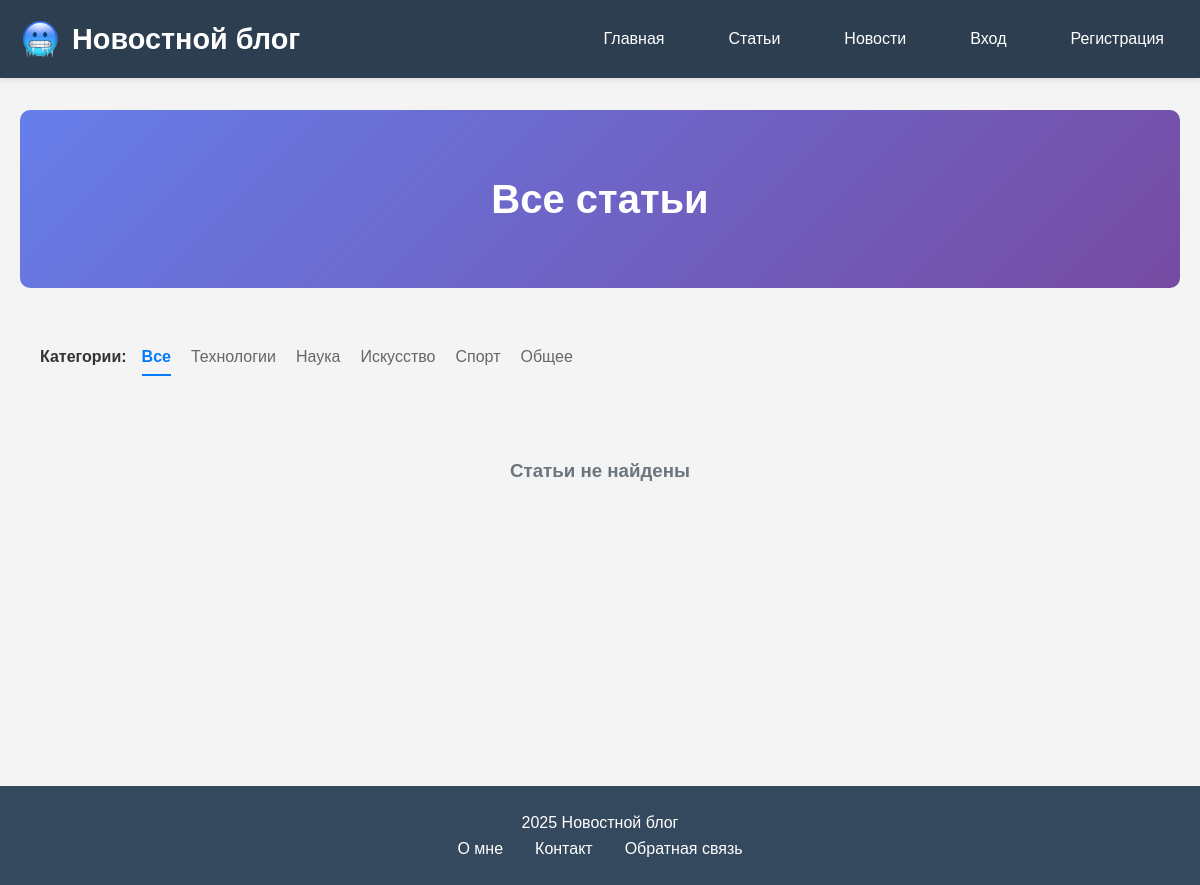
The app's page /articles/, older data.
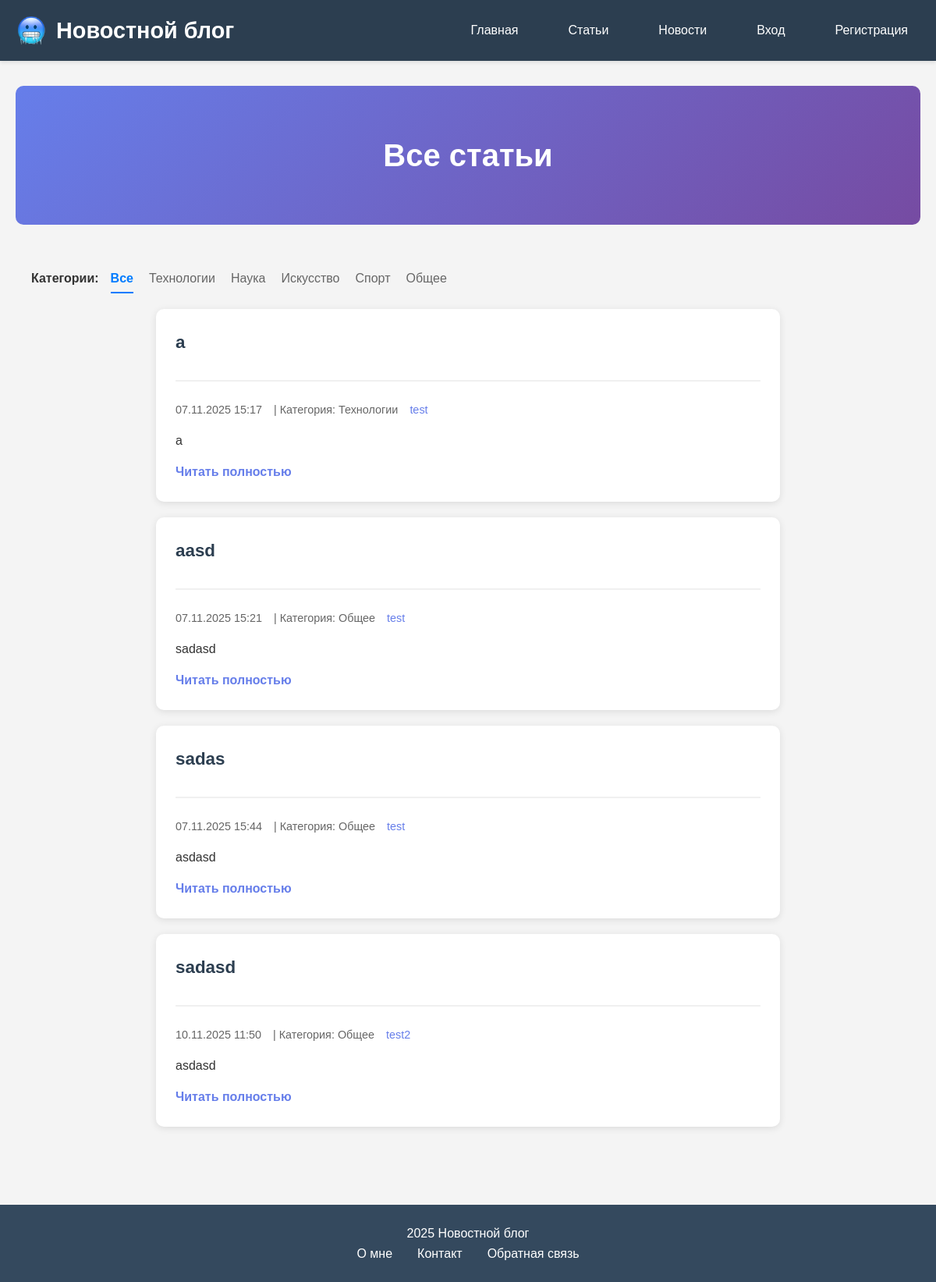
The same page, newer data.
### main/models.py (models this page shows, shortened)
class Article(models.Model):
    CATEGORY_CHOICES = [
        ('technology', 'Технологии'),
        ('science', 'Наука'),
        ('art', 'Искусство'),
        ('sports', 'Спорт'),
        ('general', 'Общее'),
    ]
    title = models.CharField(max_length=200)
    text = models.TextField()
    created_date = models.DateTimeField(default=timezone.now)
    user = models.ForeignKey(User, on_delete=models.CASCADE, related_name='articles')
    category = models.CharField(
        max_length=50,
        choices=CATEGORY_CHOICES,
        default='general'
    )

### main/views.py (the view)
# urls.py: path('articles/', views.articles_list, name='articles_list'),
def articles_list(request, category=None):
    if category:
        articles = Article.objects.filter(category=category)
    else:
        articles = Article.objects.all()
    return render(request, 'main/articles_list.html', {
        'articles': articles,
        'current_category': category
    })

### main/templates/main/articles_list.html (shortened to what this page needs)
{% extends 'main/base.html' %}
{% load static %}
{% block content %}
<div class="page-header">
    <h2 style = "padding: 25px;">Все статьи</h2>
</div>
<div class="categories-minimal">
  <strong style="margin-top: 4px">Категории:</strong>
  <div class="category-links">
    <a href="{% url 'articles_list' %}" class="link {% if not current_category %}active{% endif %}">Все</a>
    <a href="{% url 'articles_by_category' 'technology' %}" class="link {% if current_category == 'technology' %}active{% endif %}">Технологии</a>
    <a href="{% url 'articles_by_category' 'science' %}" class="link {% if current_category == 'science' %}active{% endif %}">Наука</a>
    <a href="{% url 'articles_by_category' 'art' %}" class="link {% if current_category == 'art' %}active{% endif %}">Искусство</a>
    <a href="{% url 'articles_by_category' 'sport' %}" class="link {% if current_category == 'sport' %}active{% endif %}">Спорт</a>
    <a href="{% url 'articles_by_category' 'general' %}" class="link {% if current_category == 'general' %}active{% endif %}">Общее</a>
  </div>
</div>
<div class="news-container">
    {% for article in articles %}
    <div class="news-item">
        <div class="news-header">
            <h3 class="news-title">
                <a href="{% url 'article_detail' article.id %}">{{ article.title }}</a>
                {% now "Y-m-d" as today %}
            </h3>
        </div>
        <div class="news-meta article-meta-extended">
            <span class="news-date"> {{ article.created_date|date:"d.m.Y H:i" }}</span>
            <span class="article">| Категория: {{ article.get_category_display }}</span>
            <a href="{% url 'author_articles' article.user.id %}" class="article-author" style="text-decoration: none;"> {{ article.user.username }}</a>
        </div>
        <div class="news-content">
            {{ article.text|truncatewords:50 }}
        </div>
        <div style="display: flex; justify-content: space-between; align-items: center; margin-top: 15px;">
            <a href="{% url 'article_detail' article.id %}" class="read-more">Читать полностью</a>
        </div>
    </div>
    {% empty %}
    <div class="no-articles">
        <h3>Статьи не найдены</h3>
    </div>
    {% endfor %}
</div>
{% endblock %}

Row changes from the older to the newer data that the page shows:
added Article: title "a", created_date "07.11.2025 15:17", category "Технологии", user.username "test", text "a"
added Article: title "aasd", created_date "07.11.2025 15:21", category "Общее", user.username "test", text "sadasd"
added Article: title "sadas", created_date "07.11.2025 15:44", category "Общее", user.username "test", text "asdasd"
added Article: title "sadasd", created_date "10.11.2025 11:50", category "Общее", user.username "test2", text "asdasd"
Text that changed along with them:
text no longer shown: "Статьи не найдены"
